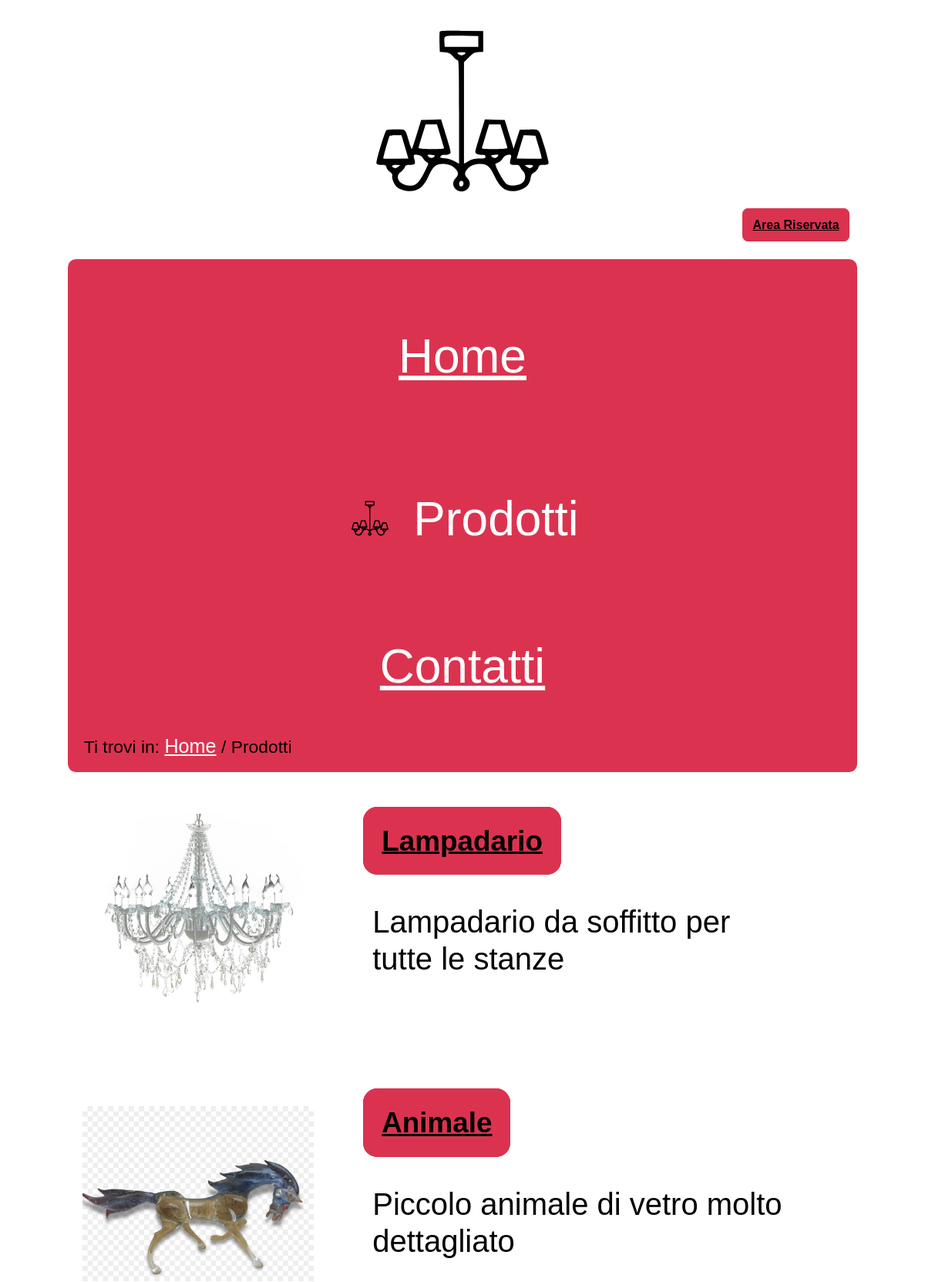
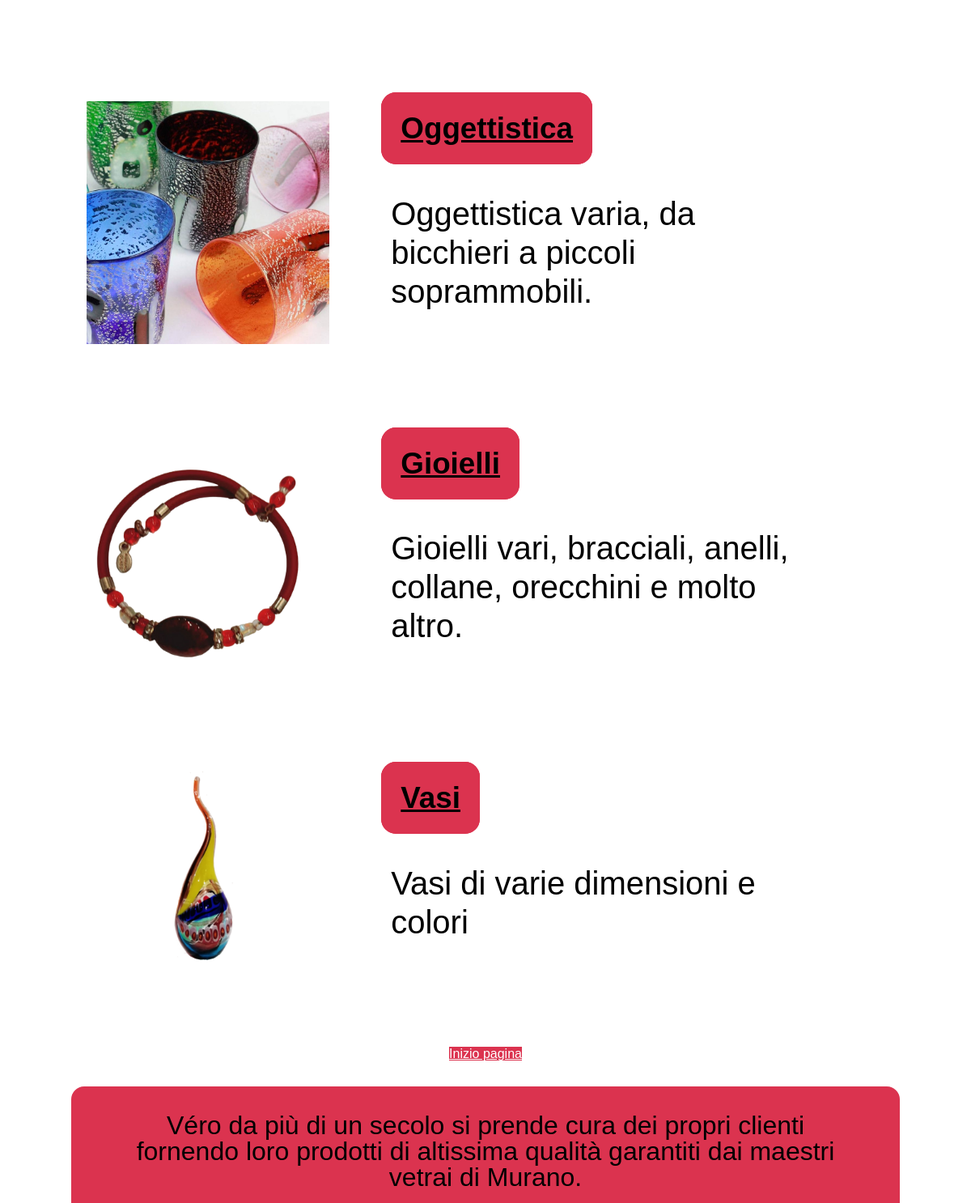
The page /categorie.php on the database its author committed (2 pictures, top to bottom).
### tables this page shows
CREATE TABLE IF NOT EXISTS `categoria` (
  `id_categoria` int(100) NOT NULL AUTO_INCREMENT,
  `Nome` varchar(100) NOT NULL,
  `Descrizione` varchar(500) DEFAULT NULL,
  UNIQUE KEY `id_categoria` (`id_categoria`)
);

CREATE TABLE IF NOT EXISTS `immagini` (
  `id_prodotto` int(100) NOT NULL,
  `id_categoria` int(100) NOT NULL,
  `path` varchar(500) NOT NULL,
  `alt_img` text DEFAULT NULL,
  UNIQUE KEY `path` (`path`),
  KEY `id_prodotto` (`id_prodotto`,`id_categoria`)
);

### PHP/connessione2.php (called while the page is built, shortened)
<?php
class DBAccess
{
    private static function startConnection()
    {
        try {
            return new mysqli(DBAccess::HOST_DB, DBAccess::USERNAME, DBAccess::PASSWORD, DBAccess::DATABASE_NAME);
        } catch (Exception $e) {
            http_response_code(500);
            if (isset($_SESSION["ruolo"])) {
                if ($_SESSION["ruolo"] == "user") {
                    echo file_get_contents(dirname(__FILE__) . "/../HTML/500Utente.html");
                } elseif ($_SESSION["ruolo"] == "admin") {
                    echo file_get_contents(dirname(__FILE__) . "/../HTML/500Amministratore.html");
                }
            } else {
                echo file_get_contents(dirname(__FILE__) . "/../HTML/500Semplice.html");
            }
            die();
        }
    }
    public static function dbQuery($query, ...$parametri)
    {
        $connection = self::startConnection();
        $stmt = $connection->prepare($query);
        $stmt->execute();
        $queryResult = $stmt->get_result();
        $select = false;
        if (strpos($query, "SELECT") === 0) {
            $select = true;
        }
        if ($select) {
            $result = array();
            while ($row = mysqli_fetch_assoc($queryResult)) {
                array_push($result, $row);
            }
            if (empty($result)) {
                return null;
            } else {
                return $result;
            }
        } else {
            $connection->close();
            return true;
        }
    }
}
?>

### categorie.php (the view, shortened to what this page needs)
<?php
require_once "PHP/class.php";
$replace = "";
$keywords = "";
if (!isset($_GET["cat"])) {
    if (isset($_SESSION["username"])) {
        $template = Access::getHeader("Prodotti", "Lista delle categorie presenti nel nostro catalogo di oggetti.", "Categorie, Prodotti, Oggettistica di vetro, ".$keywords, $_SESSION["ruolo"]);
    } else {
        $template = Access::getHeader("Prodotti", "Lista delle categorie presenti nel nostro catalogo di oggetti.", "Categorie, Prodotti, Oggettistica di vetro, ".$keywords);
    }
    $template .= file_get_contents('HTML/categorie.html');
    $result = Access::getCategories();
    $ElencoCateg = "";
    if($result){
        for ($i = 0; $i < count($result); $i++) {
            $ElencoCateg .= '<div class="conteg-container" role="group" aria-label="Categoria"><div class="img-categ"><img src="'. $result[$i]["path"] . '" alt="' . $result[$i]["alt_img"] . '" width="300" height="300"/></div>
            <div class="text-container"><div class="link-class"><a href="categorie.php?cat=' . $result[$i]['id_categoria'] . '">' . $result[$i]['Nome'] . '</a></div>
            <div class="desc-categ">' . $result[$i]['Descrizione'] . '</div></div></div>';
        }
    }
    else
    {
        $ElencoCateg='<div id="wish-error" role="alert">Al momento non sono disponibili prodotti!</div>';
    }
    $replace = array("" => $ElencoCateg);
}
foreach ($replace as $key => $value) {
    $HTMLPage = str_replace($key, $value, $template);
}
echo $HTMLPage;
?>

### CSS/style.css (style rules this page uses)
* { padding: 0em; margin: 0em; }
:root { --visitedcolor: #000000; --linkcolor: #FFFFFF; --bgfuncolor: #DB334F; --bgcolor: #FFFFFF; --txtcolor: #000000; --shadowcolor: #d2d2d2; }
html, body { font-size: 100%; font-family: "Verdana", sans-serif; line-height: 3em; background-color: var(--bgcolor); color: var(--txtcolor); margin: auto; }
body { max-width: 1024px; }
h1, h2 { text-align: center; }
#nomemenu h1 { background-image: url('../img/logo_vetrina.svg'); background-repeat: no-repeat; background-position: center; background-size: contain; text-indent: -9999px; line-height: 3em; font-size: 6em; }
#riservata { text-align: right; }
#box { background-color: var(--bgfuncolor); padding: 0.3em 1em 0.1em 1.0em; border-radius: 0.5em 0.5em 0.5em 0.5em; font-size: 1.3em; }
#menu { text-align: center; }
#menu ul { list-style-type: none; display: inline-block; text-align: left; }
#menu ul li { margin-top: 1em; text-align: center; }
a { background-color: var(--bgfuncolor); }
a:link { color: var(--linkcolor); }
#box a { background-color: var(--bgfuncolor); font-size: 1.3em; }
#box a:link { color: var(--linkcolor); font-size: 1.3em; }
#currentLink { color: var(--linkcolor); background-image: url("../img/logo_vetrina.svg"); background-size: 1.0em; background-position: left center; background-repeat: no-repeat; padding-left: 1.4em; font-size: 1.3em; }
@media (max-aspect-ratio: 1/1.7) { #menu { font-size: 2.3em; } }
@media (max-aspect-ratio: 1/1.7) { #menu ul { line-height: 3em; } }
#breadcrumb { background-color: var(--bgfuncolor); padding: 0.1em 0em 0.3em 0em; border-radius: 0px 0px 0.5em 0.5em; font-size: 1.1em; }
#iniziopagina { text-align: center; }
#footer { font-size: 2em; text-align: center; line-height: 1em; background-color: var(--bgfuncolor); padding: 1em 2.5em 0.5em 2.5em; border-radius: 0.5em 0.5em 0em 0em; }
.conteg-container { display: flex; align-items: center; text-align: left; margin: 1em; }
.img-categ img { max-width: 300px; width: auto; height: auto; margin: 1%; }
.link-class a { color: var(--visitedcolor); border-radius: 0.5em; font-weight: bold; font-size: 2.3em; border: 0.5em solid var(--bgfuncolor); padding: 1%; margin: 3%; }
.text-container { display: flex; flex-direction: column; flex-grow: 1; height: auto; width: auto; margin: 5%; line-height: 3em; }
.desc-categ { width: auto; height: 100%; margin: 0.5em; font-size: 2.5em; margin-left: auto; margin-right: auto; padding: 5%; }
#riservata a { color: var(--visitedcolor); font-weight: bold; font-size: 1em; line-height: 3em; border: 0.2em solid var(--bgfuncolor); border-radius: 0.5em; padding: 1%; margin: 1%; position: relative; bottom: 20px; }
#iniziopagina { margin-bottom: 1em; }

### rows shown on the page
categoria: immagini.path (picture), Nome "Lampadario", Descrizione "Lampadario da soffitto per tutte le stanze"
categoria: immagini.path (picture), Nome "Animale", Descrizione "Piccolo animale di vetro molto dettagliato"
categoria: immagini.path (picture), Nome "Oggettistica", Descrizione "Oggettistica varia, da bicchieri a piccoli soprammobili."
categoria: immagini.path (picture), Nome "Gioielli", Descrizione "Gioielli vari, bracciali, anelli, collane, orecchini e molto altro."
categoria: immagini.path (picture), Nome "Vasi", Descrizione "Vasi di varie dimensioni e colori"

### other values the page prints
$title "Prodotti"
$HTMLPage "Inizio pagina Véro da più di un secolo si prende cura dei propri clienti fornendo loro prodotti di altissima qualità garantiti dai maestri vetrai di Murano."
